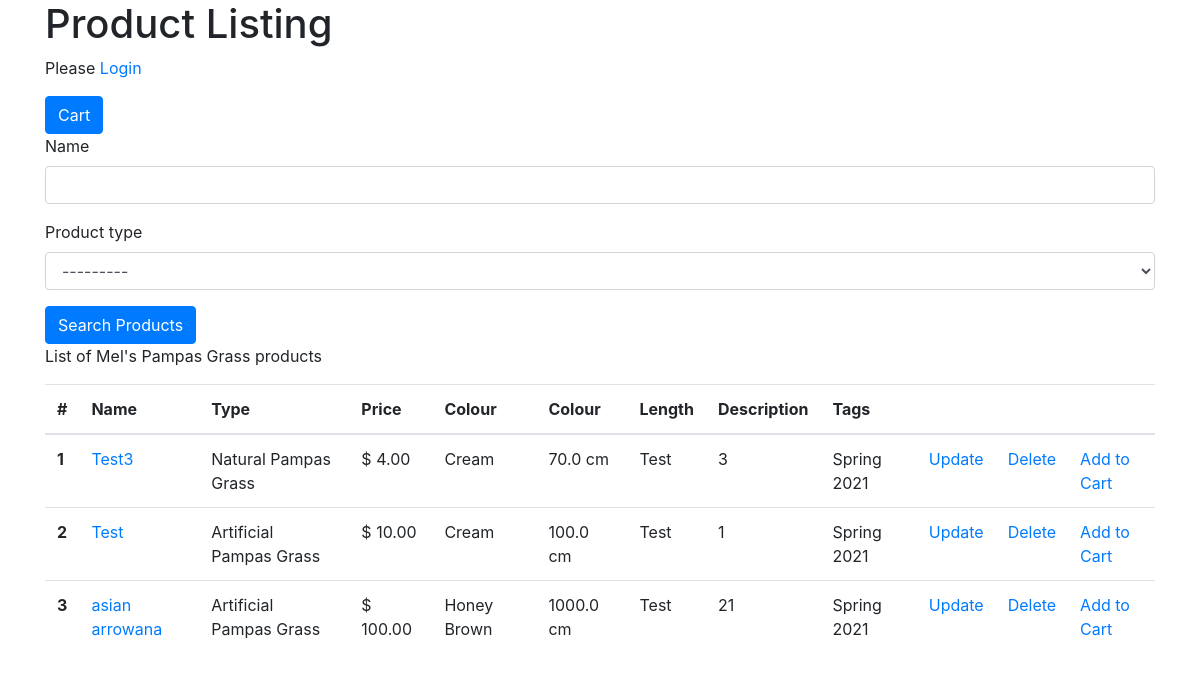
Before: /products/ with the older database file.
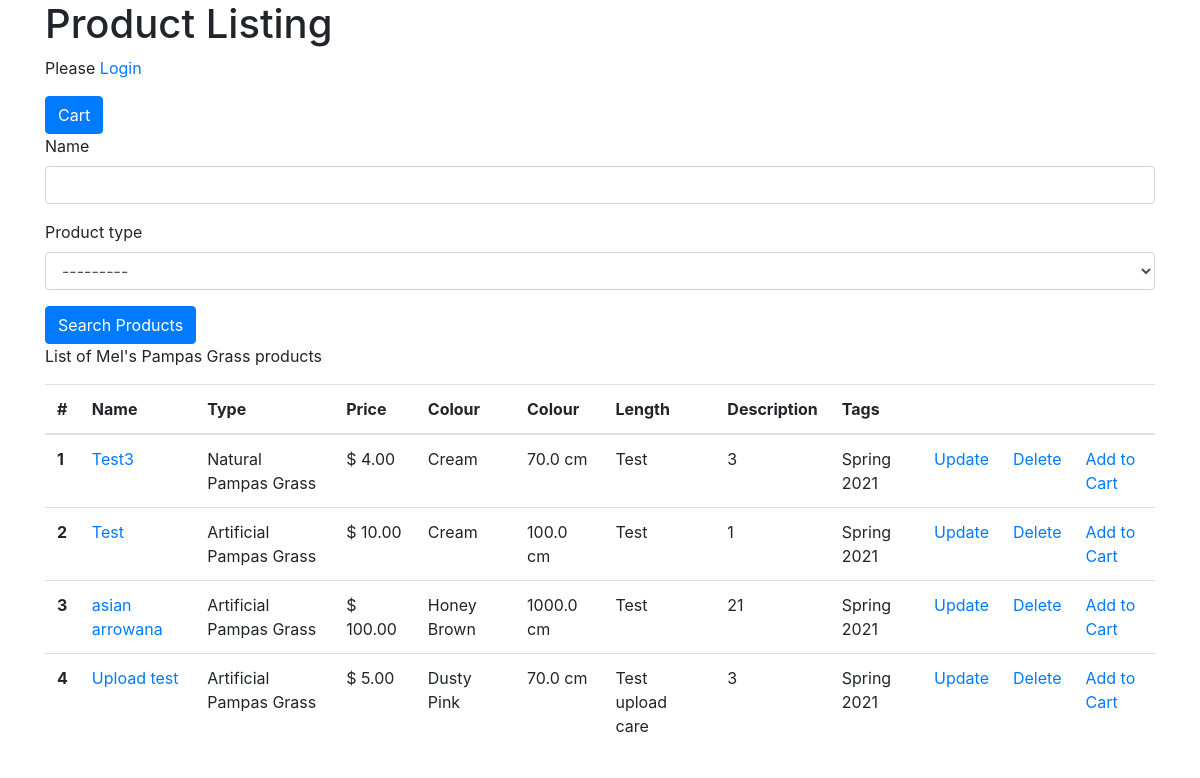
After: the same page with the newer database file.
### products/models.py (models this page shows, shortened)
class Product(models.Model):
    name = models.CharField(blank=False, max_length=255)
    product_type = models.ForeignKey(ProductType, on_delete=models.CASCADE)
    image = ImageField(blank=True, manual_crop="")
    price = models.DecimalField(
        blank=False, max_digits=19, decimal_places=2)
    colour = models.ForeignKey(Colour, on_delete=models.CASCADE)
    tag = models.ManyToManyField(Tag)
    length = models.FloatField(blank=False)
    desc = models.TextField(blank=False)
    quantity = models.IntegerField(blank=False)

class ProductType(models.Model):
    name = models.CharField(blank=False, max_length=255)
    def __str__(self):
        return self.name

class Colour(models.Model):
    name = models.CharField(blank=False, max_length=255)
    def __str__(self):
        return self.name

class Tag(models.Model):
    name = models.CharField(blank=False, max_length=255)
    def __str__(self):
        return self.name

### products/views.py (the view)
# urls.py: path('', products.views.show_products,
def show_products(request):
    search_form = SearchForm(request.GET)
    products = Product.objects.all()
    query = ~Q(pk__in=[])
    if 'name' in request.GET and request.GET['name']:
        query = query & Q(name__icontains=request.GET['name'])
    if 'product_type' in request.GET and request.GET['product_type']:
        query = query & Q(product_type__exact=request.GET['product_type'])
    products = products.filter(query).distinct()
    return render(request, 'products/show-products.template.html', {
        'products': products,
        'search_form': search_form
    })

### products/forms.py
class SearchForm(forms.Form):
    name = forms.CharField(max_length=100, required=False)
    product_type = forms.ModelChoiceField(
        queryset=ProductType.objects.all(), required=False)

### products/templates/products/show-products.template.html (shortened to what this page needs)
{% extends 'base.template.html' %}
{% load crispy_forms_tags %}
{% load static %}
{% block content %}
<h1>Product Listing</h1>
{% if request.user.is_authenticated  %}
<p>Welcome {{request.user}}</p>
{% else %}
<p>Please <a href="/accounts/login">Login</a></p>
{%endif%}
<a href="{% url 'view_cart' %}" class="btn btn-primary">Cart</a>
<form method="GET">
    {{search_form|crispy}}
    <input type="submit" class="btn btn-primary" value="Search Products">
</form>
<p>
    List of Mel's Pampas Grass products
</p>
<table class="table">
    <thead>
        <tr>
            <th scope="col">#</th>
            <th scope="col">Name</th>
            <th scope="col">Type</th>
            <th scope="col">Price</th>
            <th scope="col">Colour</th>
            <th scope="col">Colour</th>
            <th scope="col">Length</th>
            <th scope="col">Description</th>
            <th scope="col">Tags</th>
            <th scope="col"></th>
            <th scope="col"></th>
            <th scope="col"></th>
        </tr>
    </thead>
    <tbody>
        {% for product in products %}
        <tr>
            <th scope="row">{{product.id}}</th>
            <td><a href="{% url 'view_product_details_route' product_id=product.id %}">{{product.name}}</a></td>
            <td>{{product.product_type}}</td>
            <td>$ {{product.price}}</td>
            <td>{{product.colour}}</td>
            <td>{{product.length}} cm</td>
            <td>{{product.desc}}</td>
            <td>{{product.quantity}}</td>
            <td>{% for tag in product.tag.all %}{{tag}}{% endfor %}</td>
            <td><a href="{% url 'update_product_route' product_id=product.id %}">Update</a></td>
            <td><a href="{% url 'delete_product_route' product_id=product.id %}">Delete</a></td>
             <td><a href="{% url 'add_to_cart' product_id=product.id %}">Add to Cart</a></td>
        </tr>
        {% endfor %}
    </tbody>
</table>
{% endblock %}

Changed rows visible on the page:
added Product: id "4", name "Upload test", product_type "Artificial Pampas Grass", price "5.00", colour "Dusty Pink", length "70.0", desc "Test upload care", quantity "3", Tag (name "Spring 2021")
